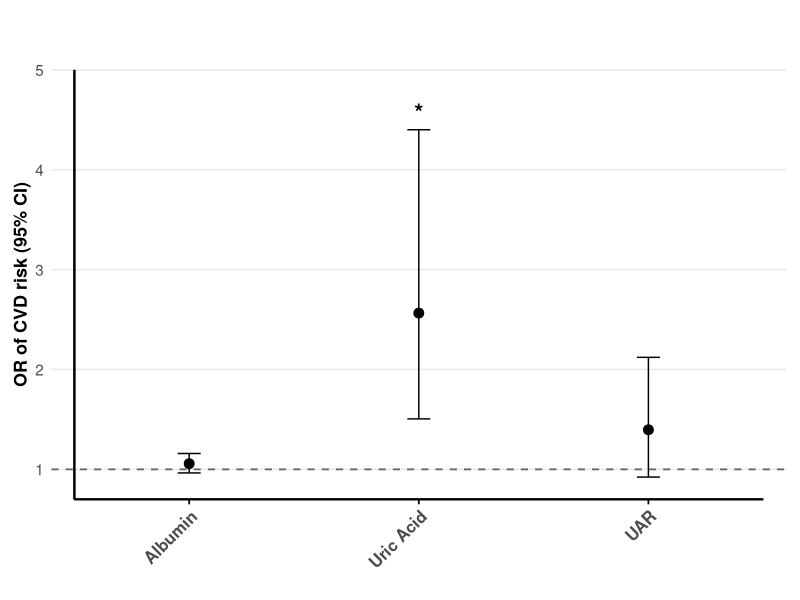
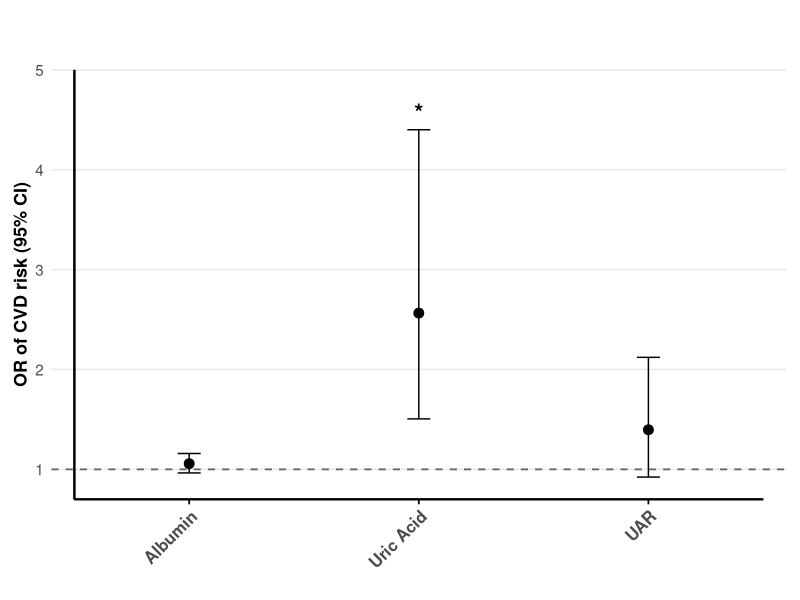

These figures' R source, in order: (Note: this script raises an error after producing the figures.)
# ------------------------------------------------------------
# Purpose: Plot regression analysis results of mediators 
#          (uric acid, albumin, and UAR) and CVD risk
#
# Created by: Juan M. Alvarez
#
# Input dataset: aim1_OR: created from SAS dataset: imputed_aim1_2025_1004.sas7bdat
# ------------------------------------------------------------

#==============================================================
# Figure: Association of biomarkers with CVD risk
#==============================================================

library(dplyr)
library(ggplot2)
library(grid)

# Example data (replace with your real results_cvd dataframe)
results_cvd <- data.frame(
  Chem = c("UAR", "albumin_log", "uric_log"),
  Model = c("Model3", "Model3", "Model3"),
  OR = c(1.396514, 1.056727, 2.564857),
  LCI = c(0.9226413, 0.9639998, 1.5054629),
  UCI = c(2.121630, 1.158759, 4.400789),
  P_value = c(0.1155398815, 0.2393198379, 0.0005717643)
)

#==============================================================
# Step 1: Prepare dataframe
#==============================================================

results_cvd <- results_cvd %>%
  mutate(
    Biomarker = case_when(
      Chem == "albumin_log" ~ "Albumin",
      Chem == "uric_log" ~ "Uric Acid",
      Chem == "UAR" ~ "UAR",
      TRUE ~ Chem
    ),
    Biomarker = factor(Biomarker, levels = c("Albumin", "Uric Acid", "UAR")),
    sig = ifelse(P_value < 0.05, "*", ""),
    y_sig = UCI + 0.05 * (max(UCI) - min(LCI))
  )

#==============================================================
# Step 2: Plot
#==============================================================

y_min <- 0.7
y_max <- 5.0
n <- length(levels(results_cvd$Biomarker))

p_cvd <- ggplot(results_cvd, aes(x = Biomarker, y = OR, ymin = LCI, ymax = UCI)) +
  # Reference line at OR = 1
  geom_hline(yintercept = 1, linetype = "dashed", color = "gray40", size = 0.6) +
  
  # Error bars and points
  geom_errorbar(width = 0.10, size = 0.5, color = "black") +
  geom_point(size = 3, color = "black") +
  
  # Asterisks for significance
  geom_text(aes(y = y_sig, label = sig), size = 6, color = "black", fontface = "bold") +
  
  # Add manual x-axis line and ticks
  geom_segment(aes(x = 0.5, xend = n + 0.5, y = y_min, yend = y_min),
               color = "black", size = 0.6) +
  geom_segment(x = 1:n, xend = 1:n, y = y_min, yend = y_min - 0.05,
               color = "black", size = 0.6) +
  
  # Add manual y-axis line (up to 4)
  geom_segment(aes(x = 0.5, xend = 0.5, y = y_min, yend = 5),
               color = "black", size = 0.6) +
  
  # Custom axes
  scale_y_continuous(limits = c(y_min, y_max), breaks = seq(1, 5, 1)) +
  scale_x_discrete(labels = c("Albumin", "Uric Acid", "UAR")) +
  
  labs(y = "OR of CVD risk (95% CI)") +
  
  theme_minimal(base_size = 13) +
  theme(
    axis.text.x = element_text(angle = 45, hjust = 1, vjust = 1, 
                               size = 12, face = "bold", margin = margin(t = -12)),
    axis.text.y = element_text(size = 11),
    axis.title.y = element_text(size = 13, face = "bold"),
    axis.title.x = element_blank(),
    legend.position = "none",
    panel.grid.minor = element_blank(),
    panel.grid.major.x = element_blank(),
    panel.border = element_blank(),
    axis.line = element_blank(),
    axis.ticks = element_blank(),
    plot.margin = margin(t = 35, r = 10, b = 20, l = 10)
  )

# Print plot
x11()
p_cvd


#==============================================================
# Step 3: Display plot
#==============================================================

p_cvd
p_mediator




# Stack plots vertically
figure_regressions <- p_cvd / p_mediator + 
  plot_layout(ncol = 1, heights = c(1, 2)) +  
  plot_annotation(tag_levels = 'A')           

# Display the stacked figure
figure_regressions

# Save PDF
ggsave("C:/Users/juanmabetico/OneDrive/Desktop/Dissertation Files/1.0 Proposal/02. Chapter 2 - Aim 1 (EDCs and Oxidative Stress Mediation)/Tables and Figures/Figures/Regression Analyses/OS_CVD_Model3_2025_1101.pdf",
       plot = p_cvd, width = 4, height = 6, units = "in")


